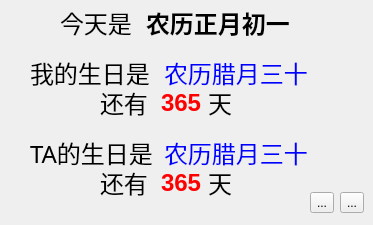
    <widget class="QWidget" name="tab_3">
     <attribute name="title">
      <string>生 日</string>
     </attribute>
     <widget class="QWidget" name="layoutWidget_4">
      <property name="geometry">
       <rect>
        <x>310</x>
        <y>190</y>
        <width>54</width>
        <height>26</height>
       </rect>
      </property>
      <layout class="QHBoxLayout" name="horizontalLayout_12">
       <item>
        <widget class="QToolButton" name="refresh_birthday_toolButton">
         <property name="toolTip">
          <string>刷新生日</string>
         </property>
         <property name="text">
          <string>...</string>
         </property>
         <property name="icon">
          <iconset resource="source.qrc">
           <normaloff>:/new/ico/Image/refresh.ico</normaloff>:/new/ico/Image/refresh.ico</iconset>
         </property>
        </widget>
       </item>
       <item>
        <widget class="QToolButton" name="set_birthday_toolButton">
         <property name="toolTip">
          <string>设置生日</string>
         </property>
         <property name="text">
          <string>...</string>
         </property>
         <property name="icon">
          <iconset resource="source.qrc">
           <normaloff>:/new/ico/Image/setting.ico</normaloff>:/new/ico/Image/setting.ico</iconset>
         </property>
        </widget>
       </item>
      </layout>
     </widget>
     <widget class="QWidget" name="layoutWidget">
      <property name="geometry">
       <rect>
        <x>60</x>
        <y>10</y>
        <width>230</width>
        <height>26</height>
       </rect>
      </property>
      <layout class="QHBoxLayout" name="horizontalLayout_16">
       <item>
        <widget class="QLabel" name="label_3">
         <property name="font">
          <font>
           <family>楷体</family>
           <pointsize>18</pointsize>
          </font>
         </property>
         <property name="text">
          <string>今天是</string>
         </property>
        </widget>
       </item>
       <item>
        <widget class="QLabel" name="today_label">
         <property name="font">
          <font>
           <family>楷体</family>
           <pointsize>18</pointsize>
           <weight>75</weight>
           <bold>true</bold>
          </font>
         </property>
         <property name="text">
          <string>农历正月初一</string>
         </property>
        </widget>
       </item>
      </layout>
     </widget>
     <widget class="QWidget" name="layoutWidget">
      <property name="geometry">
       <rect>
        <x>30</x>
        <y>60</y>
        <width>278</width>
        <height>26</height>
       </rect>
      </property>
      <layout class="QHBoxLayout" name="horizontalLayout_17">
       <item>
        <widget class="QLabel" name="label_20">
         <property name="font">
          <font>
           <family>楷体</family>
           <pointsize>18</pointsize>
          </font>
         </property>
         <property name="text">
          <string>我的生日是</string>
         </property>
        </widget>
       </item>
       <item>
        <widget class="QLabel" name="my_birthday_label">
         <property name="palette">
          <palette>
           <active>
            <colorrole role="WindowText">
             <brush brushstyle="SolidPattern">
              <color alpha="255">
               <red>0</red>
               <green>0</green>
               <blue>255</blue>
              </color>
             </brush>
            </colorrole>
           </active>
           <inactive>
            <colorrole role="WindowText">
             <brush brushstyle="SolidPattern">
              <color alpha="255">
               <red>0</red>
               <green>0</green>
               <blue>255</blue>
              </color>
             </brush>
            </colorrole>
           </inactive>
           <disabled>
            <colorrole role="WindowText">
             <brush brushstyle="SolidPattern">
              <color alpha="255">
               <red>120</red>
               <green>120</green>
               <blue>120</blue>
              </color>
             </brush>
            </colorrole>
           </disabled>
          </palette>
         </property>
         <property name="font">
          <font>
           <family>楷体</family>
           <pointsize>18</pointsize>
           <weight>50</weight>
           <bold>false</bold>
          </font>
         </property>
         <property name="text">
          <string>农历腊月三十</string>
         </property>
        </widget>
       </item>
      </layout>
     </widget>
     <widget class="QWidget" name="layoutWidget">
      <property name="geometry">
       <rect>
        <x>100</x>
        <y>90</y>
        <width>149</width>
        <height>26</height>
       </rect>
      </property>
      <layout class="QHBoxLayout" name="horizontalLayout_18">
       <item>
        <widget class="QLabel" name="label_22">
         <property name="font">
          <font>
           <family>楷体</family>
           <pointsize>18</pointsize>
          </font>
         </property>
         <property name="text">
          <string>还有 </string>
         </property>
        </widget>
       </item>
       <item>
        <widget class="QLabel" name="my_nextbirthday_label">
         <property name="palette">
          <palette>
           <active>
            <colorrole role="WindowText">
             <brush brushstyle="SolidPattern">
              <color alpha="255">
               <red>255</red>
               <green>0</green>
               <blue>0</blue>
              </color>
             </brush>
            </colorrole>
           </active>
           <inactive>
            <colorrole role="WindowText">
             <brush brushstyle="SolidPattern">
              <color alpha="255">
               <red>255</red>
               <green>0</green>
               <blue>0</blue>
              </color>
             </brush>
            </colorrole>
           </inactive>
           <disabled>
            <colorrole role="WindowText">
             <brush brushstyle="SolidPattern">
              <color alpha="255">
               <red>120</red>
               <green>120</green>
               <blue>120</blue>
              </color>
             </brush>
            </colorrole>
           </disabled>
          </palette>
         </property>
         <property name="font">
          <font>
           <pointsize>18</pointsize>
           <weight>75</weight>
           <bold>true</bold>
          </font>
         </property>
         <property name="text">
          <string>365</string>
         </property>
        </widget>
       </item>
       <item>
        <widget class="QLabel" name="label_18">
         <property name="font">
          <font>
           <family>楷体</family>
           <pointsize>18</pointsize>
          </font>
         </property>
         <property name="text">
          <string>天</string>
         </property>
        </widget>
       </item>
      </layout>
     </widget>
     <widget class="QWidget" name="layoutWidget">
      <property name="geometry">
       <rect>
        <x>30</x>
        <y>140</y>
        <width>278</width>
        <height>26</height>
       </rect>
      </property>
      <layout class="QHBoxLayout" name="horizontalLayout_19">
       <item>
        <widget class="QLabel" name="label_24">
         <property name="font">
          <font>
           <family>楷体</family>
           <pointsize>18</pointsize>
          </font>
         </property>
         <property name="text">
          <string>TA的生日是</string>
         </property>
        </widget>
       </item>
       <item>
        <widget class="QLabel" name="her_birthday_label">
         <property name="palette">
          <palette>
           <active>
            <colorrole role="WindowText">
             <brush brushstyle="SolidPattern">
              <color alpha="255">
               <red>0</red>
               <green>0</green>
               <blue>255</blue>
              </color>
             </brush>
            </colorrole>
           </active>
           <inactive>
            <colorrole role="WindowText">
             <brush brushstyle="SolidPattern">
              <color alpha="255">
               <red>0</red>
               <green>0</green>
               <blue>255</blue>
              </color>
             </brush>
            </colorrole>
           </inactive>
           <disabled>
            <colorrole role="WindowText">
             <brush brushstyle="SolidPattern">
              <color alpha="255">
               <red>120</red>
               <green>120</green>
               <blue>120</blue>
              </color>
             </brush>
            </colorrole>
           </disabled>
          </palette>
         </property>
         <property name="font">
          <font>
           <family>楷体</family>
           <pointsize>18</pointsize>
           <weight>50</weight>
           <bold>false</bold>
          </font>
         </property>
         <property name="text">
          <string>农历腊月三十</string>
         </property>
        </widget>
       </item>
      </layout>
     </widget>
     <widget class="QWidget" name="layoutWidget">
      <property name="geometry">
       <rect>
        <x>100</x>
        <y>170</y>
        <width>137</width>
        <height>26</height>
       </rect>
      </property>
      <layout class="QHBoxLayout" name="horizontalLayout_20">
       <item>
        <widget class="QLabel" name="label_26">
         <property name="font">
          <font>
           <family>楷体</family>
           <pointsize>18</pointsize>
          </font>
         </property>
         <property name="text">
          <string>还有 </string>
         </property>
        </widget>
       </item>
       <item>
        <widget class="QLabel" name="her_nextbirthday_label">
         <property name="palette">
          <palette>
           <active>
            <colorrole role="WindowText">
             <brush brushstyle="SolidPattern">
              <color alpha="255">
               <red>255</red>
               <green>0</green>
               <blue>0</blue>
              </color>
             </brush>
            </colorrole>
           </active>
           <inactive>
            <colorrole role="WindowText">
             <brush brushstyle="SolidPattern">
              <color alpha="255">
               <red>255</red>
               <green>0</green>
               <blue>0</blue>
              </color>
             </brush>
            </colorrole>
           </inactive>
           <disabled>
            <colorrole role="WindowText">
             <brush brushstyle="SolidPattern">
              <color alpha="255">
               <red>120</red>
               <green>120</green>
               <blue>120</blue>
              </color>
             </brush>
            </colorrole>
           </disabled>
          </palette>
         </property>
         <property name="font">
          <font>
           <pointsize>18</pointsize>
           <weight>75</weight>
           <bold>true</bold>
          </font>
         </property>
         <property name="text">
          <string>365</string>
         </property>
        </widget>
       </item>
       <item>
        <widget class="QLabel" name="label_19">
         <property name="font">
          <font>
           <family>楷体</family>
           <pointsize>18</pointsize>
          </font>
         </property>
         <property name="text">
          <string>天</string>
         </property>
        </widget>
       </item>
      </layout>
     </widget>
    </widget>
